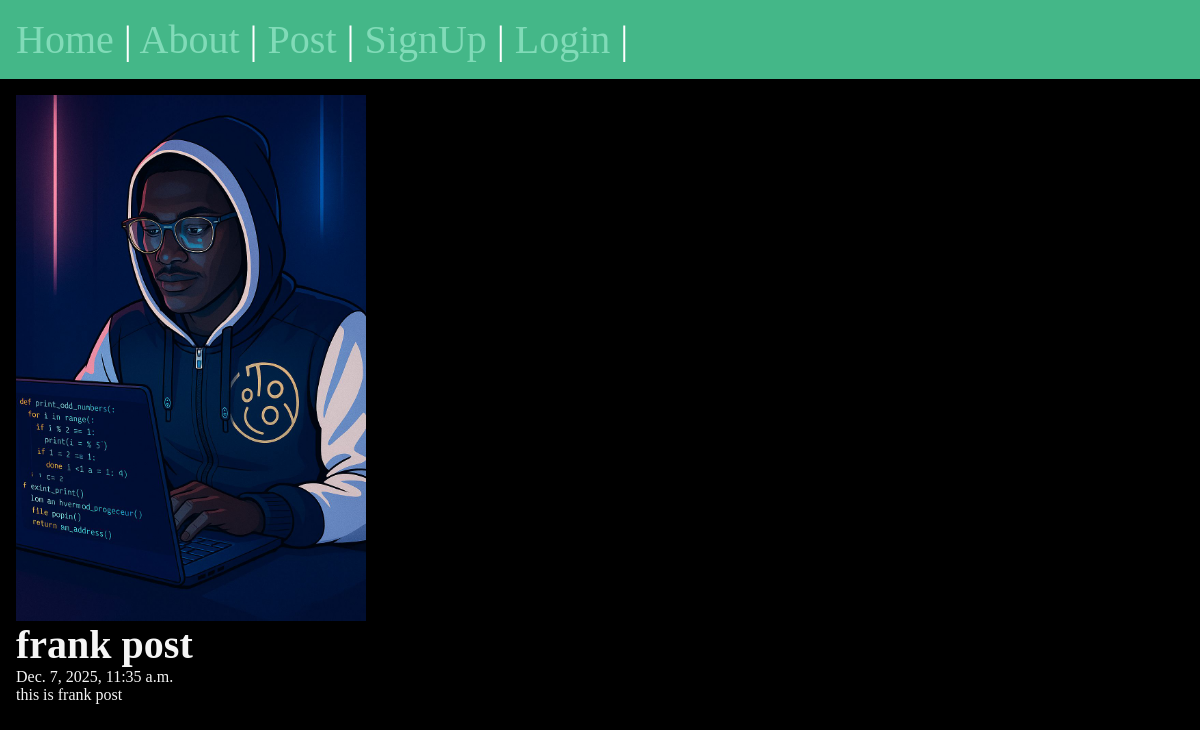
Page /posts/frank-post on the committed database.
### posts/models.py (models this page shows, shortened)
class Post(models.Model):
    title = models.CharField(max_length=75)
    body = models.TextField()
    slug = models.SlugField()
    date = models.DateTimeField(auto_now_add=True)
    banner = models.ImageField(default='fallback.png', blank=True)
    author = models.ForeignKey(User, on_delete=models.CASCADE, default=None)

### posts/views.py (the view)
# urls.py: path('<slug:slug>', views.posts_page, name="page"),
def posts_page(request , slug):
    post = Post.objects.get(slug=slug)
    context = {'post':post}
    return render(request, 'posts/post_page.html', context)

### posts/templates/posts/post_page.html (shortened to what this page needs)
{% extends 'layout.html'%}
{% block content %}
  <section>
     <img class="banner"
     src="{{ post.banner.url }}"
     alt="{{ post.title }}"
     />
     <h1>{{ post.title }}</h1>
     <p> {{ post.date }}</p>
     <p>{{ post.body }}</p>
  </section>
{% endblock content %}

### static/css/style.css (style rules this page uses)
* { margin: 0; padding: 0; box-sizing: border-box; }
body { min-height: 100vh; background-color: black; color: whitesmoke; font-size: 3rem; }
h1,h2 { font-size: 2.5rem; }
p { font-size: 1rem; }
.banner { display: block; width: 30%; max-width: 200%; }

### rows in the picture
Post: banner (picture), title "frank post", date "Dec. 7, 2025, 11:35 a.m.", body "this is frank post"
